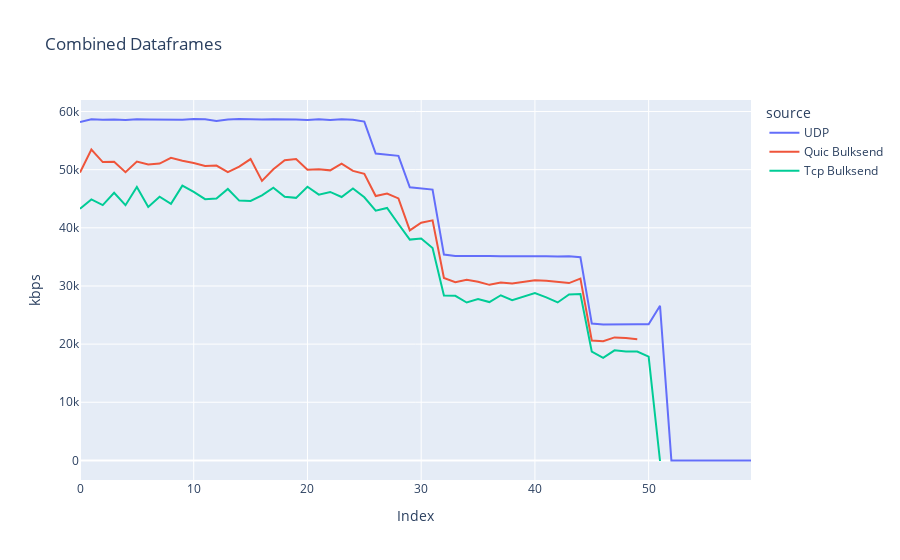

This figure's notebook cell:
### Markdown cell above
## ALL

### Code cell
figTh.show()
figSig.show()
figJit.show()
figLos.show()
figDel.show()

### Figure 1 — Plotly figure (JSON) as saved in the notebook; plotly's stock layout.template omitted (floating-point values rounded to 4 significant figures)
{"data": [{"hovertemplate": "source=UDP<br>Index=%{x}<br>kbps=%{y}<extra></extra>", "legendgroup": "UDP", "line": {"color": "#636efa", "dash": "solid"}, "marker": {"symbol": "circle"}, "mode": "lines", "name": "UDP", "orientation": "v", "showlegend": true, "x": [0, 1, 2, 3, 4, 5, 6, 7, 8, 9, 10, 11, 12, 13, 14, 15, 16, 17, 18, 19, 20, 21, 22, 23, 24, 25, 26, 27, 28, 29, 30, 31, 32, 33, 34, 35, 36, 37, 38, 39, 40, 41, 42, 43, 44, 45, 46, 47, 48, 49, 50, 51, 52, 53, 54, 55, 56, 57, 58, 59], "xaxis": "x", "y": [58210.0, 58680.0, 58580.0, 58640.0, 58520.0, 58670.0, 58640.0, 58620.0, 58620.0, 58560.0, 58710.0, 58660.0, 58370.0, 58630.0, 58710.0, 58640.0, 58640.0, 58670.0, 58700.0, 58610.0, 58560.0, 58650.0, 58540.0, 58680.0, 58580.0, 58260.0, 52760.0, 52580.0, 52380.0, 46970.0, 46780.0, 46570.0, 35400.0, 35170.0, 35150.0, 35210.0, 35150.0, 35120.0, 35140.0, 35210.0, 35170.0, 35130.0, 35060.0, 35100.0, 34930.0, 23550.0, 23390.0, 23430.0, 23420.0, 23400.0, 23400.0, 26590.0, -0.0, -0.0, -0.0, -0.0, -0.0, -0.0, -0.0, -0.0], "yaxis": "y", "type": "scatter"}, {"hovertemplate": "source=Quic Bulksend<br>Index=%{x}<br>kbps=%{y}<extra></extra>", "legendgroup": "Quic Bulksend", "line": {"color": "#EF553B", "dash": "solid"}, "marker": {"symbol": "circle"}, "mode": "lines", "name": "Quic Bulksend", "orientation": "v", "showlegend": true, "x": [0, 1, 2, 3, 4, 5, 6, 7, 8, 9, 10, 11, 12, 13, 14, 15, 16, 17, 18, 19, 20, 21, 22, 23, 24, 25, 26, 27, 28, 29, 30, 31, 32, 33, 34, 35, 36, 37, 38, 39, 40, 41, 42, 43, 44, 45, 46, 47, 48, 49, 50, 51], "xaxis": "x", "y": [49510.0, 53470.0, 51310.0, 51370.0, 49570.0, 51400.0, 50880.0, 51040.0, 52050.0, 51540.0, 51160.0, 50640.0, 50700.0, 49560.0, 50510.0, 51820.0, 48080.0, 50080.0, 51630.0, 51820.0, 49980.0, 50070.0, 49880.0, 51030.0, 49780.0, 49290.0, 45470.0, 45900.0, 45060.0, 39550.0, 40870.0, 41280.0, 31360.0, 30640.0, 31070.0, 30740.0, 30190.0, 30590.0, 30430.0, 30720.0, 30980.0, 30890.0, 30760.0, 30490.0, 31250.0, 20610.0, 20510.0, 21150.0, 21040.0, 20820.0, null, null], "yaxis": "y", "type": "scatter"}, {"hovertemplate": "source=Tcp Bulksend<br>Index=%{x}<br>kbps=%{y}<extra></extra>", "legendgroup": "Tcp Bulksend", "line": {"color": "#00cc96", "dash": "solid"}, "marker": {"symbol": "circle"}, "mode": "lines", "name": "Tcp Bulksend", "orientation": "v", "showlegend": true, "x": [0, 1, 2, 3, 4, 5, 6, 7, 8, 9, 10, 11, 12, 13, 14, 15, 16, 17, 18, 19, 20, 21, 22, 23, 24, 25, 26, 27, 28, 29, 30, 31, 32, 33, 34, 35, 36, 37, 38, 39, 40, 41, 42, 43, 44, 45, 46, 47, 48, 49, 50, 51], "xaxis": "x", "y": [43280.0, 44890.0, 43910.0, 46020.0, 43890.0, 47030.0, 43570.0, 45350.0, 44120.0, 47250.0, 46160.0, 44930.0, 45040.0, 46690.0, 44680.0, 44630.0, 45590.0, 46910.0, 45330.0, 45150.0, 47070.0, 45710.0, 46170.0, 45300.0, 46760.0, 45260.0, 42950.0, 43420.0, 40650.0, 37980.0, 38150.0, 36540.0, 28370.0, 28300.0, 27160.0, 27750.0, 27230.0, 28400.0, 27540.0, 28120.0, 28770.0, 28050.0, 27160.0, 28540.0, 28600.0, 18710.0, 17630.0, 18930.0, 18740.0, 18720.0, 17860.0, -102.0], "yaxis": "y", "type": "scatter"}], "layout": {"xaxis": {"anchor": "y", "domain": [0.0, 1.0], "title": {"text": "Index"}}, "yaxis": {"anchor": "x", "domain": [0.0, 1.0], "title": {"text": "kbps"}}, "legend": {"title": {"text": "source"}, "tracegroupgap": 0}, "title": {"text": "Combined Dataframes"}, "showlegend": true}}
